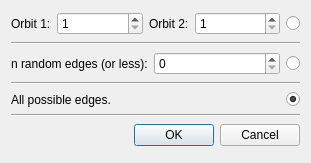
<?xml version="1.0" encoding="UTF-8"?>
<ui version="4.0">
 <class>dmsc::DialogEdges</class>
 <widget class="QDialog" name="dmsc::DialogEdges">
  <property name="geometry">
   <rect>
    <x>0</x>
    <y>0</y>
    <width>311</width>
    <height>163</height>
   </rect>
  </property>
  <property name="windowTitle">
   <string>New edges</string>
  </property>
  <layout class="QVBoxLayout" name="verticalLayout">
   <item>
    <layout class="QHBoxLayout" name="horizontalLayout">
     <item>
      <widget class="QLabel" name="label">
       <property name="text">
        <string>Orbit 1:</string>
       </property>
      </widget>
     </item>
     <item>
      <widget class="QSpinBox" name="nbr_orbit1">
       <property name="sizePolicy">
        <sizepolicy hsizetype="MinimumExpanding" vsizetype="Fixed">
         <horstretch>0</horstretch>
         <verstretch>0</verstretch>
        </sizepolicy>
       </property>
       <property name="minimum">
        <number>1</number>
       </property>
       <property name="maximum">
        <number>999999999</number>
       </property>
      </widget>
     </item>
     <item>
      <widget class="QLabel" name="label_2">
       <property name="text">
        <string>Orbit 2:</string>
       </property>
      </widget>
     </item>
     <item>
      <widget class="QSpinBox" name="nbr_orbit2">
       <property name="sizePolicy">
        <sizepolicy hsizetype="MinimumExpanding" vsizetype="Fixed">
         <horstretch>0</horstretch>
         <verstretch>0</verstretch>
        </sizepolicy>
       </property>
       <property name="minimum">
        <number>1</number>
       </property>
       <property name="maximum">
        <number>999999999</number>
       </property>
      </widget>
     </item>
     <item alignment="Qt::AlignRight">
      <widget class="QRadioButton" name="radio_custom">
       <property name="text">
        <string/>
       </property>
      </widget>
     </item>
    </layout>
   </item>
   <item>
    <widget class="Line" name="line">
     <property name="orientation">
      <enum>Qt::Horizontal</enum>
     </property>
    </widget>
   </item>
   <item>
    <layout class="QHBoxLayout" name="horizontalLayout_2">
     <item>
      <widget class="QLabel" name="label_3">
       <property name="text">
        <string>n random edges (or less):</string>
       </property>
      </widget>
     </item>
     <item>
      <widget class="QSpinBox" name="nbr_n">
       <property name="sizePolicy">
        <sizepolicy hsizetype="MinimumExpanding" vsizetype="Fixed">
         <horstretch>0</horstretch>
         <verstretch>0</verstretch>
        </sizepolicy>
       </property>
       <property name="maximum">
        <number>999999999</number>
       </property>
      </widget>
     </item>
     <item alignment="Qt::AlignRight">
      <widget class="QRadioButton" name="radio_random">
       <property name="text">
        <string/>
       </property>
      </widget>
     </item>
    </layout>
   </item>
   <item>
    <widget class="Line" name="line_2">
     <property name="orientation">
      <enum>Qt::Horizontal</enum>
     </property>
    </widget>
   </item>
   <item>
    <layout class="QHBoxLayout" name="horizontalLayout_3">
     <item>
      <widget class="QLabel" name="lbl_all">
       <property name="sizePolicy">
        <sizepolicy hsizetype="Minimum" vsizetype="Preferred">
         <horstretch>0</horstretch>
         <verstretch>0</verstretch>
        </sizepolicy>
       </property>
       <property name="text">
        <string>All possible edges.</string>
       </property>
       <property name="wordWrap">
        <bool>true</bool>
       </property>
      </widget>
     </item>
     <item alignment="Qt::AlignRight">
      <widget class="QRadioButton" name="radio_all">
       <property name="text">
        <string/>
       </property>
       <property name="checked">
        <bool>true</bool>
       </property>
      </widget>
     </item>
    </layout>
   </item>
   <item>
    <widget class="Line" name="line_3">
     <property name="orientation">
      <enum>Qt::Horizontal</enum>
     </property>
    </widget>
   </item>
   <item>
    <widget class="QDialogButtonBox" name="buttonBox">
     <property name="orientation">
      <enum>Qt::Horizontal</enum>
     </property>
     <property name="standardButtons">
      <set>QDialogButtonBox::Cancel|QDialogButtonBox::Ok</set>
     </property>
    </widget>
   </item>
  </layout>
 </widget>
 <resources/>
 <connections>
  <connection>
   <sender>buttonBox</sender>
   <signal>accepted()</signal>
   <receiver>dmsc::DialogEdges</receiver>
   <slot>accept()</slot>
   <hints>
    <hint type="sourcelabel">
     <x>248</x>
     <y>254</y>
    </hint>
    <hint type="destinationlabel">
     <x>157</x>
     <y>274</y>
    </hint>
   </hints>
  </connection>
  <connection>
   <sender>buttonBox</sender>
   <signal>rejected()</signal>
   <receiver>dmsc::DialogEdges</receiver>
   <slot>reject()</slot>
   <hints>
    <hint type="sourcelabel">
     <x>316</x>
     <y>260</y>
    </hint>
    <hint type="destinationlabel">
     <x>286</x>
     <y>274</y>
    </hint>
   </hints>
  </connection>
 </connections>
</ui>
